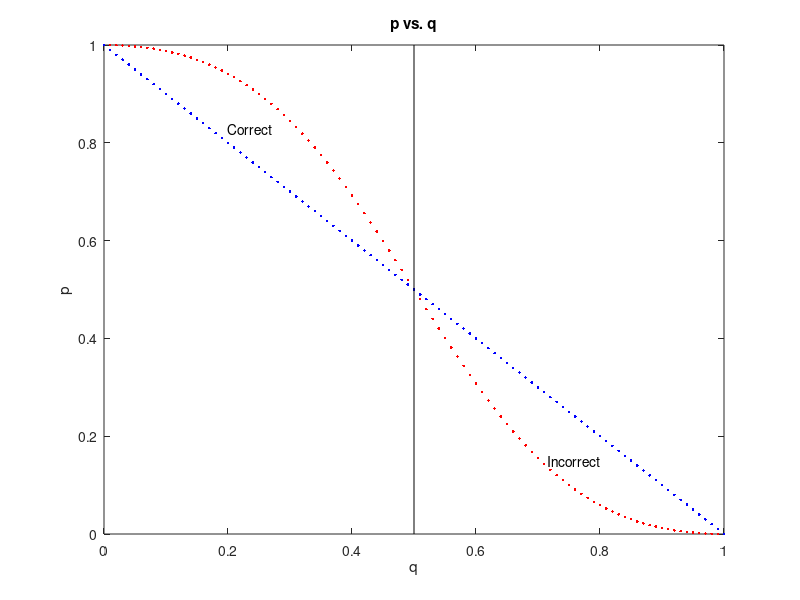

This figure's MATLAB source:
q=0:0.01:1;
p=(1-q).^2./(q.^2+(1-q).^2);
figure(1)
clf
plot(q,p,'r.')
xlabel('q')
ylabel('p')
title('p vs. q')
hold on
plot(q,1-q,'b.')
plot([0.5 0.5], [0 1],'k-')
text(.715,.15,'Incorrect')
text(.20,.83,'Correct')
l=p-(1-q);
p2=1-q;
%H=area([p(1:floor(end/2));p2(1:floor(end/2))]);
